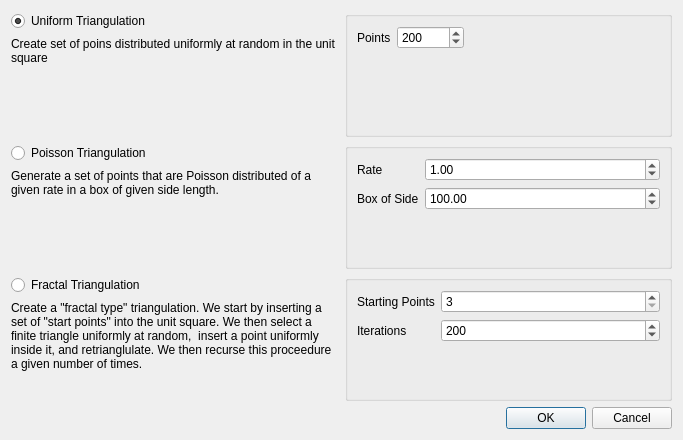
<?xml version="1.0" encoding="UTF-8"?>
<ui version="4.0">
 <class>Point_Generator</class>
 <widget class="QDialog" name="Point_Generator">
  <property name="geometry">
   <rect>
    <x>0</x>
    <y>0</y>
    <width>683</width>
    <height>440</height>
   </rect>
  </property>
  <property name="windowTitle">
   <string>Point Generator</string>
  </property>
  <layout class="QGridLayout" name="gridLayout_3">
   <item row="5" column="0">
    <widget class="QDialogButtonBox" name="buttonBox">
     <property name="orientation">
      <enum>Qt::Horizontal</enum>
     </property>
     <property name="standardButtons">
      <set>QDialogButtonBox::Cancel|QDialogButtonBox::Ok</set>
     </property>
    </widget>
   </item>
   <item row="0" column="0">
    <layout class="QGridLayout" name="gridLayout">
     <item row="0" column="0">
      <layout class="QVBoxLayout" name="verticalLayout">
       <item>
        <widget class="QRadioButton" name="radio_uniform">
         <property name="text">
          <string>Uniform Triangulation</string>
         </property>
         <property name="checked">
          <bool>true</bool>
         </property>
        </widget>
       </item>
       <item>
        <widget class="QLabel" name="label_4">
         <property name="text">
          <string>Create set of poins distributed uniformly at random in the unit square</string>
         </property>
         <property name="textFormat">
          <enum>Qt::PlainText</enum>
         </property>
         <property name="alignment">
          <set>Qt::AlignLeading|Qt::AlignLeft|Qt::AlignTop</set>
         </property>
         <property name="wordWrap">
          <bool>true</bool>
         </property>
         <property name="margin">
          <number>10</number>
         </property>
        </widget>
       </item>
      </layout>
     </item>
     <item row="0" column="1">
      <widget class="QGroupBox" name="groupBox">
       <property name="title">
        <string/>
       </property>
       <layout class="QFormLayout" name="formLayout">
        <property name="fieldGrowthPolicy">
         <enum>QFormLayout::FieldsStayAtSizeHint</enum>
        </property>
        <item row="0" column="0">
         <widget class="QLabel" name="label_3">
          <property name="text">
           <string>Points</string>
          </property>
         </widget>
        </item>
        <item row="0" column="1">
         <widget class="QSpinBox" name="spin_uniform_points">
          <property name="minimum">
           <number>1</number>
          </property>
          <property name="maximum">
           <number>999999999</number>
          </property>
          <property name="value">
           <number>200</number>
          </property>
         </widget>
        </item>
       </layout>
      </widget>
     </item>
     <item row="9" column="0">
      <layout class="QGridLayout" name="gridLayout_2">
       <item row="1" column="0">
        <widget class="QRadioButton" name="radio_fractal">
         <property name="text">
          <string>Fractal Triangulation</string>
         </property>
        </widget>
       </item>
       <item row="2" column="0">
        <widget class="QLabel" name="label_5">
         <property name="text">
          <string>Create a &quot;fractal type&quot; triangulation. We start by inserting a set of &quot;start points&quot; into the unit square. We then select a finite triangle uniformly at random,  insert a point uniformly inside it, and retrianglulate. We then recurse this proceedure a given number of times.</string>
         </property>
         <property name="alignment">
          <set>Qt::AlignLeading|Qt::AlignLeft|Qt::AlignTop</set>
         </property>
         <property name="wordWrap">
          <bool>true</bool>
         </property>
         <property name="margin">
          <number>10</number>
         </property>
        </widget>
       </item>
      </layout>
     </item>
     <item row="9" column="1">
      <widget class="QGroupBox" name="groupBox_2">
       <property name="title">
        <string/>
       </property>
       <layout class="QFormLayout" name="formLayout_2">
        <item row="1" column="1">
         <widget class="QSpinBox" name="spin_fractal_start">
          <property name="minimum">
           <number>3</number>
          </property>
          <property name="maximum">
           <number>999999999</number>
          </property>
         </widget>
        </item>
        <item row="1" column="0">
         <widget class="QLabel" name="label">
          <property name="text">
           <string>Starting Points</string>
          </property>
         </widget>
        </item>
        <item row="2" column="1">
         <widget class="QSpinBox" name="spin_fractal_iterations">
          <property name="maximum">
           <number>999999999</number>
          </property>
          <property name="value">
           <number>200</number>
          </property>
         </widget>
        </item>
        <item row="2" column="0">
         <widget class="QLabel" name="label_2">
          <property name="text">
           <string>Iterations</string>
          </property>
         </widget>
        </item>
       </layout>
      </widget>
     </item>
     <item row="2" column="0">
      <layout class="QVBoxLayout" name="verticalLayout_2">
       <item>
        <widget class="QRadioButton" name="radio_poisson">
         <property name="text">
          <string>Poisson Triangulation</string>
         </property>
        </widget>
       </item>
       <item>
        <widget class="QLabel" name="label_6">
         <property name="text">
          <string>Generate a set of points that are Poisson distributed of a given rate in a box of given side length.</string>
         </property>
         <property name="alignment">
          <set>Qt::AlignLeading|Qt::AlignLeft|Qt::AlignTop</set>
         </property>
         <property name="wordWrap">
          <bool>true</bool>
         </property>
         <property name="margin">
          <number>10</number>
         </property>
        </widget>
       </item>
      </layout>
     </item>
     <item row="2" column="1">
      <widget class="QGroupBox" name="groupBox_3">
       <property name="title">
        <string/>
       </property>
       <layout class="QFormLayout" name="formLayout_3">
        <item row="2" column="1">
         <widget class="QDoubleSpinBox" name="spin_poisson_rate">
          <property name="maximum">
           <double>999999999.000000000000000</double>
          </property>
          <property name="value">
           <double>1.000000000000000</double>
          </property>
         </widget>
        </item>
        <item row="2" column="0">
         <widget class="QLabel" name="label_8">
          <property name="text">
           <string>Rate</string>
          </property>
         </widget>
        </item>
        <item row="3" column="0">
         <widget class="QLabel" name="label_7">
          <property name="text">
           <string>Box of Side</string>
          </property>
         </widget>
        </item>
        <item row="3" column="1">
         <widget class="QDoubleSpinBox" name="spin_poisson_side">
          <property name="minimum">
           <double>0.000000000000000</double>
          </property>
          <property name="maximum">
           <double>999999999.000000000000000</double>
          </property>
          <property name="value">
           <double>100.000000000000000</double>
          </property>
         </widget>
        </item>
       </layout>
      </widget>
     </item>
    </layout>
   </item>
  </layout>
 </widget>
 <resources/>
 <connections>
  <connection>
   <sender>buttonBox</sender>
   <signal>accepted()</signal>
   <receiver>Point_Generator</receiver>
   <slot>accept()</slot>
   <hints>
    <hint type="sourcelabel">
     <x>248</x>
     <y>254</y>
    </hint>
    <hint type="destinationlabel">
     <x>157</x>
     <y>274</y>
    </hint>
   </hints>
  </connection>
  <connection>
   <sender>buttonBox</sender>
   <signal>rejected()</signal>
   <receiver>Point_Generator</receiver>
   <slot>reject()</slot>
   <hints>
    <hint type="sourcelabel">
     <x>316</x>
     <y>260</y>
    </hint>
    <hint type="destinationlabel">
     <x>286</x>
     <y>274</y>
    </hint>
   </hints>
  </connection>
 </connections>
</ui>
